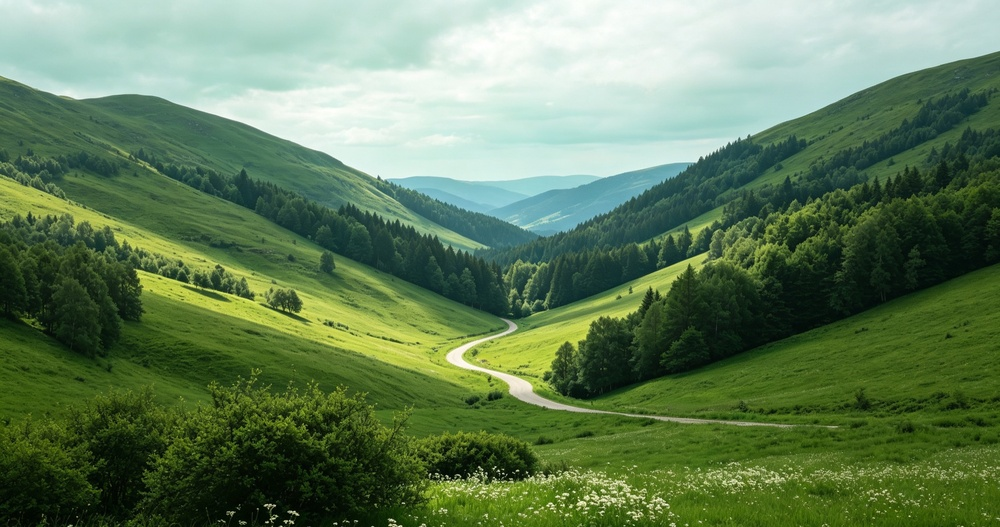
#> input picture customer/src/assets/home-landscape.jpg, 1000 x 527 px, shrunk from 1920 x 1012 before the run
$ python -i transforms.py   (imports and definitions only)
#> lines starting #> are read from the running program, lines starting #| are printed output that depends on the picture
"""Deterministic transforms that turn a normal material into a boundary variant."""

from collections.abc import Callable
from pathlib import Path
from typing import Any, cast

from PIL import Image, ImageFilter
from pypdf import PdfReader, PdfWriter


def blur(src: str, dst: str, radius: float = 9, quality: int = 45) -> dict[str, Any]:
    """Illegible photo: strong blur plus heavy JPEG compression."""
#> called with dst = 'out.png', radius = 9, quality = 45
    img = Image.open(src).convert('RGB').filter(ImageFilter.GaussianBlur(radius))
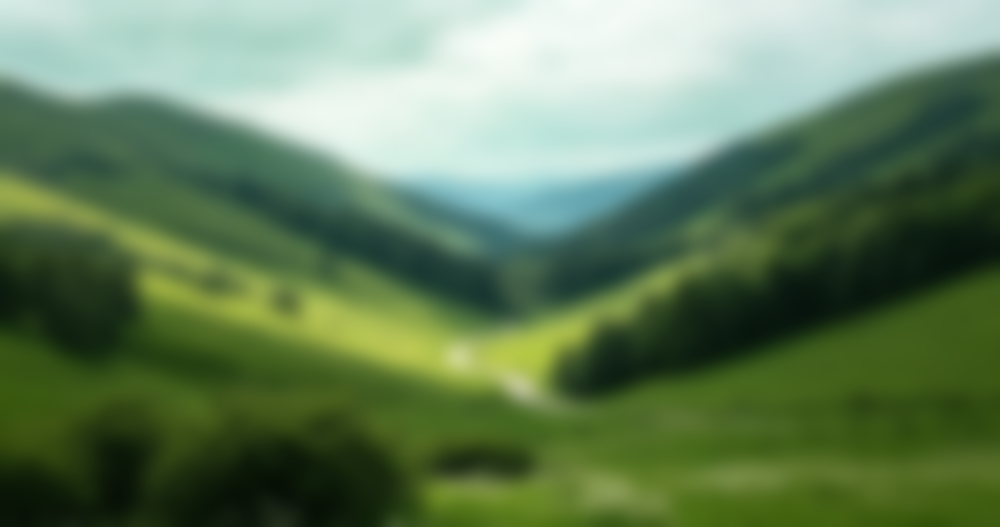
#> img: PIL image 1000x527 RGB; mean R, G, B 99.4, 126, 90.4
    img.save(dst, format='JPEG', quality=quality)
    return {'transform': 'blur', 'radius': radius, 'jpeg_quality': quality}


def crop(src: str, dst: str, box: list[int], quality: int = 88) -> dict[str, Any]:
    """Remove part of the frame, for example a plate edge the image model drew. \
Box is (left, top, right, bottom)."""
    img = Image.open(src).convert('RGB').crop(cast(tuple[int, int, int, int], tuple(box)))
    img.save(dst, format='JPEG', quality=quality, optimize=True)
    return {'transform': 'crop', 'box': list(box), 'jpeg_quality': quality}


def keep_pages(src: str, dst: str, pages: list[int]) -> dict[str, Any]:
    """Missing page: keep only the listed zero-based pages."""
    reader = PdfReader(src)
    writer = PdfWriter()
    for index in pages:
        writer.add_page(reader.pages[index])
    with open(dst, 'wb') as handle:
        writer.write(handle)
    return {'transform': 'keep_pages', 'kept': pages, 'original_pages': len(reader.pages)}


def truncate(src: str, dst: str, keep_fraction: float = 0.4) -> dict[str, Any]:
    """Corrupt file: the first part of the bytes only."""
    data = Path(src).read_bytes()
    Path(dst).write_bytes(data[: int(len(data) * keep_fraction)])
    return {'transform': 'truncate', 'keep_fraction': keep_fraction}


def to_unsupported(src: str, dst: str) -> dict[str, Any]:
    """Unsupported format: the same image saved as TIFF."""
    Image.open(src).save(dst, format='TIFF')
    return {'transform': 'to_tiff'}


TRANSFORMS: dict[str, Callable[..., dict[str, Any]]] = {
    'blur': blur,
    'crop': crop,
    'keep_pages': keep_pages,
    'truncate': truncate,
    'to_unsupported': to_unsupported,
}

>>> result = blur('../../../customer/src/assets/home-landscape.jpg', 'out.png')
